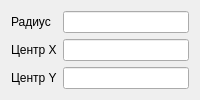
                          <widget class="QWidget" name="cirlceTraj">
                           <layout class="QVBoxLayout" name="verticalLayout_14">
                            <item>
                             <layout class="QFormLayout" name="formLayout_6">
                              <item row="0" column="0">
                               <widget class="QLabel" name="Label_10">
                                <property name="text">
                                 <string>Радиус</string>
                                </property>
                               </widget>
                              </item>
                              <item row="0" column="1">
                               <widget class="QLineEdit" name="radiusLineEdit"/>
                              </item>
                              <item row="1" column="0">
                               <widget class="QLabel" name="xLabel_2">
                                <property name="text">
                                 <string>Центр X</string>
                                </property>
                               </widget>
                              </item>
                              <item row="1" column="1">
                               <widget class="QLineEdit" name="xCircleLineEdit"/>
                              </item>
                              <item row="2" column="0">
                               <widget class="QLabel" name="yLabel_2">
                                <property name="text">
                                 <string>Центр Y</string>
                                </property>
                               </widget>
                              </item>
                              <item row="2" column="1">
                               <widget class="QLineEdit" name="yCircleLineEdit"/>
                              </item>
                             </layout>
                            </item>
                           </layout>
                          </widget>
